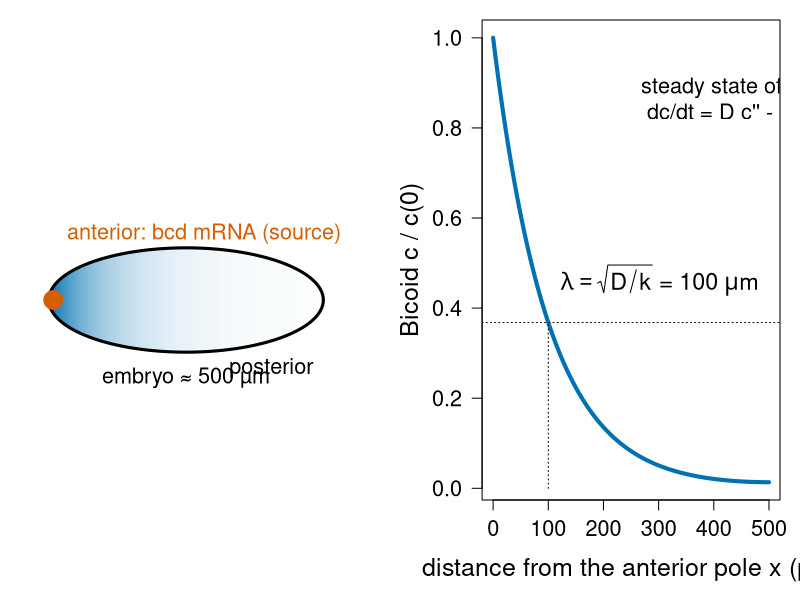
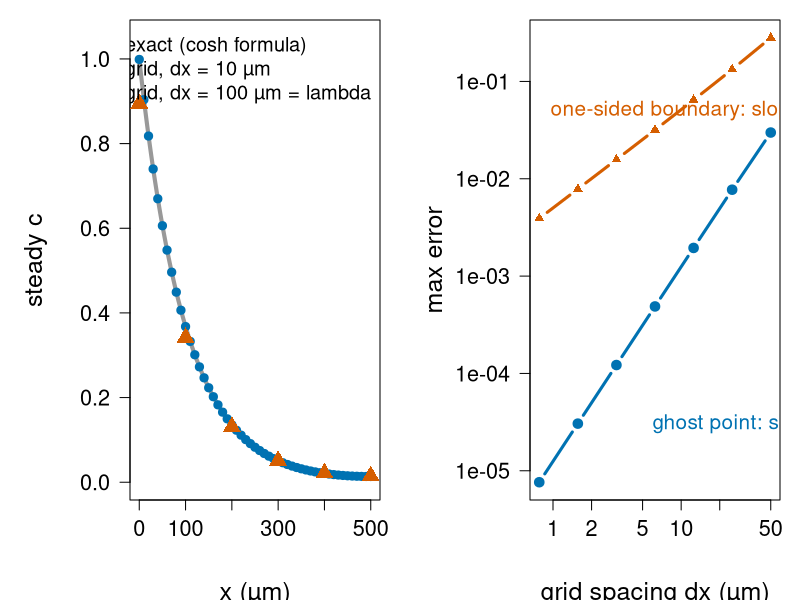
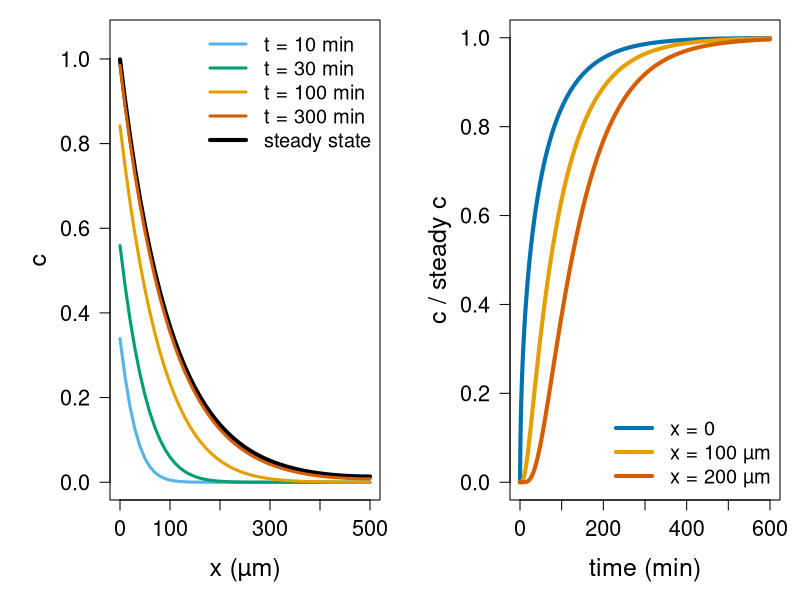
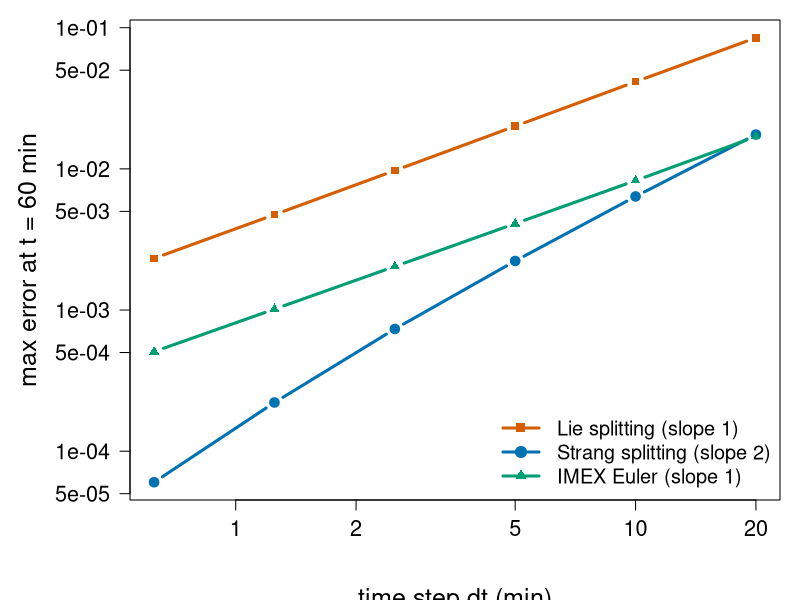
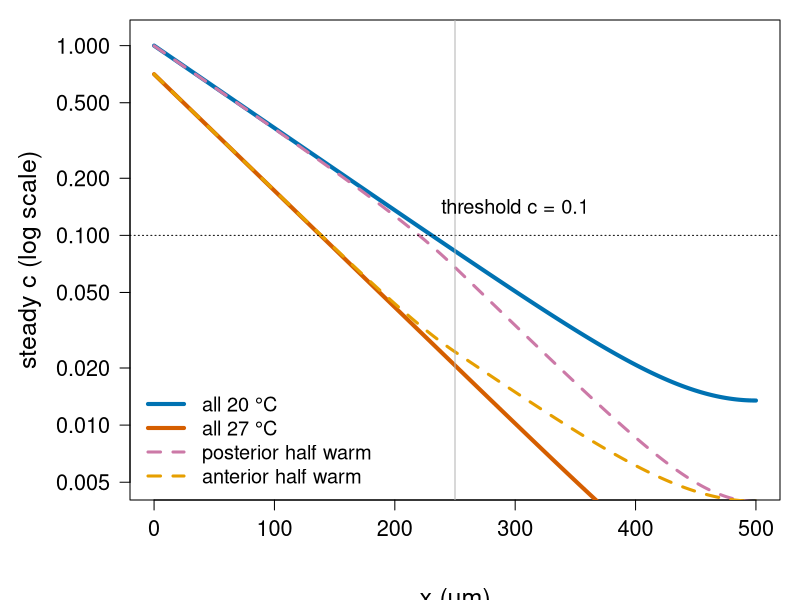
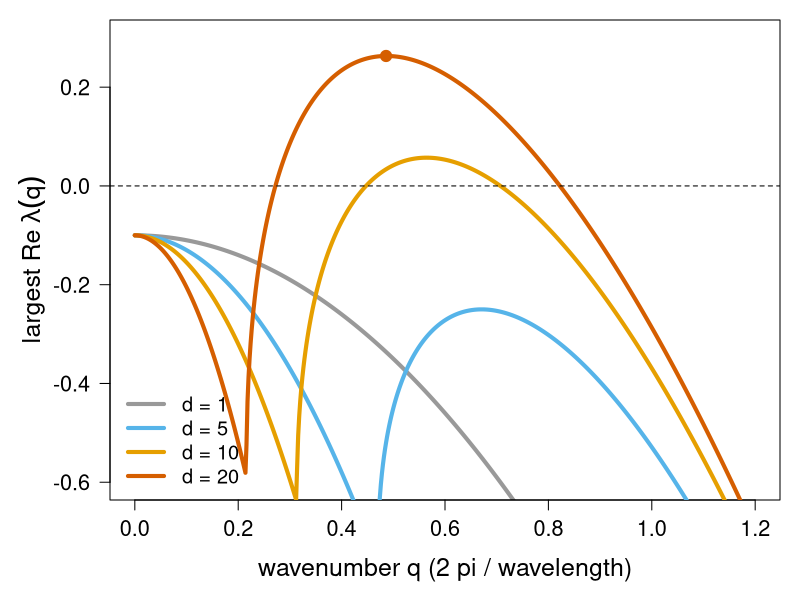
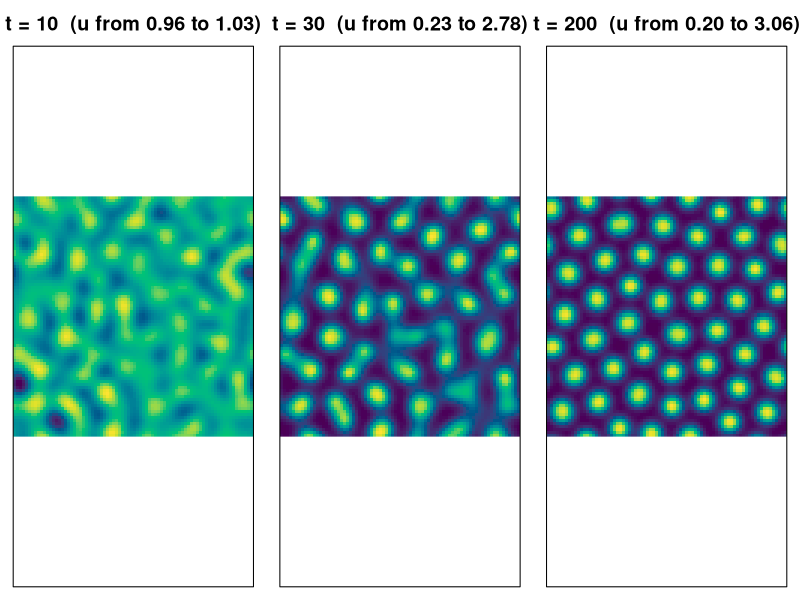
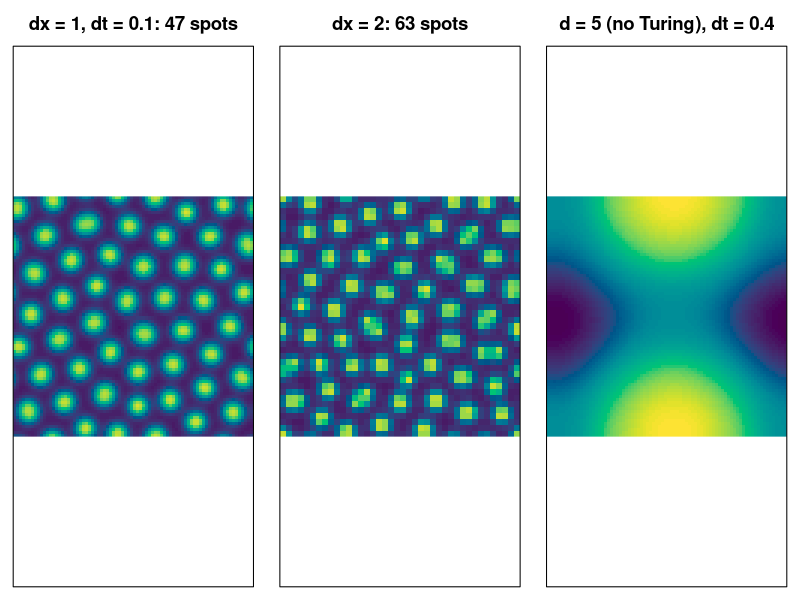

These figures' R source, in order:
# Figures for the reaction-diffusion/ unit ("Reaction-diffusion and pattern formation").
#
# Re-run by hand from this folder (it is NOT run by `quarto render`):
#   cd reaction-diffusion && Rscript make-reaction-diffusion-figs.R
#
# Base R graphics only (grDevices::svg) plus Matrix::expm for the exact
# sub-steps in fig04. Colours are Okabe-Ito (colour-blind safe). Takes about
# half a minute (the 2D runs). Makes:
#   fig01-bicoid.svg       embryo with an anterior source, and the exponential
#                          gradient with its decay length lambda
#   fig02-steady.svg       steady gradient on the grid vs the exact cosh formula,
#                          and error vs dx: ghost point (order 2) vs one-sided
#                          boundary (order 1)
#   fig03-formation.svg    the gradient forming (IMEX, dt = 1 min) and the
#                          time course at three positions
#   fig04-splitting.svg    error vs dt at t = 60 min: Lie, Strang, IMEX
#   fig05-tstep.svg        steady gradient with the temperature step (assumed
#                          rate changes) and where it crosses a threshold
#   fig06-dispersion.svg   largest growth rate vs wavenumber q (Schnakenberg)
#                          for several diffusion ratios d
#   fig07-turing.svg       the 2D pattern forming (u at t = 10, 30, 200)
#   fig08-artefacts.svg    converged pattern, coarse grid, and a "pattern"
#                          made by a too-large time step (d = 5: no Turing)
#
# All numbers are computed here with the same functions as on the slides.

oi <- c(orange = "#E69F00", sky = "#56B4E9", green = "#009E73",
        yellow = "#F0E442", blue = "#0072B2", red = "#D55E00",
        purple = "#CC79A7", grey = "#999999")

## ---- 1D synthesis-diffusion-degradation (units: µm, min) ----------------------

thomas <- function(a, b, c, d) {
  n <- length(d)
  for (i in 2:n) {
    w <- a[i] / b[i - 1]
    b[i] <- b[i] - w * c[i - 1]
    d[i] <- d[i] - w * d[i - 1]
  }
  x <- numeric(n)
  x[n] <- d[n] / b[n]
  for (i in (n - 1):1) x[i] <- (d[i] - c[i] * x[i + 1]) / b[i]
  x
}

D <- 100; k <- 0.01; L <- 500          # µm^2/min, 1/min, µm
lam <- sqrt(D / k); j <- D / lam        # lambda = 100 µm; c(0) close to 1
exact <- function(x) j * lam / D * cosh((L - x) / lam) / sinh(L / lam)

# nodes x_0..x_N, ghost points at both ends; returns the positive operator
# -D d2/dx2 as three diagonals and the boundary source vector
grid1d <- function(N) {
  dx <- L / N; r <- D / dx^2
  list(N = N, dx = dx, x = (0:N) * dx,
       lo = c(0, rep(-r, N - 1), -2 * r), di = rep(2 * r, N + 1),
       up = c(-2 * r, rep(-r, N - 1), 0), b = c(2 * j / dx, rep(0, N)))
}
steady <- function(N, kx = k, onesided = FALSE) {
  g <- grid1d(N); kx <- rep(kx, length.out = N + 1)
  di <- g$di + kx; up <- g$up; rhs <- g$b
  if (onesided) {                    # (c1 - c0)/dx = -j/D, first order
    di[1] <- 1; up[1] <- -1; rhs[1] <- j * g$dx / D
  }
  list(x = g$x, c = thomas(g$lo, di, up, rhs))
}
imex <- function(c, g, dt, nsteps, f) {
  for (n in seq_len(nsteps))
    c <- thomas(dt * g$lo, 1 + dt * g$di, dt * g$up, c + dt * (f(c) + g$b))
  c
}

## ---- fig01: Bicoid set-up --------------------------------------------------------

svg("fig01-bicoid.svg", width = 12, height = 5)
layout(matrix(1:2, 1), widths = c(1, 1.15))
par(mar = c(1, 1, 1, 1))
plot(NA, xlim = c(-30, 530), ylim = c(-150, 150), asp = 1, axes = FALSE, xlab = "", ylab = "")
th <- seq(0, 2 * pi, length.out = 300)
xs <- seq(0, 500, by = 2)
cols <- colorRampPalette(c("white", oi["blue"]))(101)
for (xx in xs) {
  hgt <- 95 * sqrt(pmax(0, 1 - ((xx - 250) / 250)^2))
  segments(xx, -hgt, xx, hgt, col = cols[1 + round(100 * exact(xx))], lwd = 2.2)
}
lines(250 + 250 * cos(th), 95 * sin(th), lwd = 3)
points(8, 0, pch = 19, cex = 2.5, col = oi["red"])
text(15, 120, "anterior: bcd mRNA (source)", pos = 4, cex = 1.3, col = oi["red"])
text(500, -125, "posterior", pos = 2, cex = 1.3)
text(250, -142, "embryo ≈ 500 µm", cex = 1.3)
par(mar = c(5, 5.5, 1, 1), cex.lab = 1.5, cex.axis = 1.3)
xx <- seq(0, 500, by = 2)
plot(xx, exact(xx), type = "l", lwd = 4, col = oi["blue"], las = 1,
     xlab = "distance from the anterior pole x (µm)", ylab = "Bicoid c / c(0)")
abline(h = exp(-1), lty = 3); segments(lam, 0, lam, exp(-1), lty = 3)
text(lam + 5, 0.45, expression(lambda == sqrt(D / k) ~ "=" ~ 100 ~ mu * m), pos = 4, cex = 1.4)
text(250, 0.85, "steady state of\n dc/dt = D c'' - k c", cex = 1.3, pos = 4)
dev.off()

## ---- fig02: steady state on the grid, and its order -------------------------------

s50 <- steady(50); s5 <- steady(5)
cat("steady N=50 max err", max(abs(s50$c - exact(s50$x))), "\n")
Ns <- c(10, 20, 40, 80, 160, 320, 640)
eg <- sapply(Ns, function(N) { s <- steady(N); max(abs(s$c - exact(s$x))) })
eo <- sapply(Ns, function(N) { s <- steady(N, onesided = TRUE); max(abs(s$c - exact(s$x))) })
print(rbind(dx = L / Ns, ghost = signif(eg, 3), onesided = signif(eo, 3)))
svg("fig02-steady.svg", width = 12, height = 5)
par(mfrow = c(1, 2), mar = c(5, 6.5, 1, 1), mgp = c(4.2, 1, 0), cex.lab = 1.5, cex.axis = 1.3)
plot(xx, exact(xx), type = "l", lwd = 4, col = "grey60", las = 1, ylim = c(0, 1.05),
     xlab = "x (µm)", ylab = "steady c")
points(s50$x, s50$c, pch = 19, col = oi["blue"], cex = 1.1)
points(s5$x, s5$c, pch = 17, col = oi["red"], cex = 1.8)
legend("topright", c("exact (cosh formula)", "grid, dx = 10 µm", "grid, dx = 100 µm = lambda"),
       lwd = c(4, NA, NA), pch = c(NA, 19, 17), col = c("grey60", oi["blue"], oi["red"]),
       cex = 1.2, bty = "n")
plot(L / Ns, eg, log = "xy", type = "b", pch = 19, lwd = 3, col = oi["blue"], las = 1,
     ylim = range(c(eg, eo)), xlab = "grid spacing dx (µm)", ylab = "max error")
lines(L / Ns, eo, type = "b", pch = 17, lwd = 3, col = oi["red"])
text(5, 3e-5, "ghost point: slope 2", pos = 4, cex = 1.25, col = oi["blue"])
text(0.8, 5e-2, "one-sided boundary: slope 1", pos = 4, cex = 1.25, col = oi["red"])
dev.off()

## ---- fig03: formation -------------------------------------------------------------

g <- grid1d(50)
fk <- function(c) -k * c
tt <- 0:600; ix <- c(1, 11, 21)
cs <- steady(50)$c
traj <- matrix(NA, length(tt), 3); c <- rep(0, 51); traj[1, ] <- 0
prof <- list()
for (s in 2:length(tt)) {
  c <- imex(c, g, 1, 1, fk); traj[s, ] <- c[ix] / cs[ix]
  if (tt[s] %in% c(10, 30, 100, 300)) prof[[as.character(tt[s])]] <- c
}
tau_num <- colSums(1 - traj) * 1                  # rectangle rule, dt = 1 min
cat("accumulation times (num, BE dt=1):", round(tau_num, 1), " formula:", (1 + c(0, 100, 200) / lam) / (2 * k), "\n")
svg("fig03-formation.svg", width = 12, height = 5)
par(mfrow = c(1, 2), mar = c(5, 5.5, 1, 1), cex.lab = 1.5, cex.axis = 1.3)
plot(g$x, cs, type = "l", lwd = 4, col = "black", las = 1, ylim = c(0, 1.05),
     xlab = "x (µm)", ylab = "c")
pc <- oi[c("sky", "green", "orange", "red")]
for (i in 1:4) lines(g$x, prof[[i]], lwd = 3, col = pc[i])
legend("topright", c(paste("t =", names(prof), "min"), "steady state"), lwd = c(3, 3, 3, 3, 4),
       col = c(pc, "black"), cex = 1.2, bty = "n")
plot(tt, traj[, 1], type = "l", lwd = 4, col = oi["blue"], ylim = c(0, 1), las = 1,
     xlab = "time (min)", ylab = "c / steady c")
lines(tt, traj[, 2], lwd = 4, col = oi["orange"]); lines(tt, traj[, 3], lwd = 4, col = oi["red"])
legend("bottomright", c("x = 0", "x = 100 µm", "x = 200 µm"), lwd = 4,
       col = oi[c("blue", "orange", "red")], cex = 1.2, bty = "n")
dev.off()

## ---- fig04: splitting error -----------------------------------------------------------
## A = diffusion matrix with ghost points (incl. the boundary flux, as an affine
## flow done exactly with expm of an augmented matrix); reaction -k(x) c done
## exactly. Reference: expm of the full linear system.

library(Matrix)
x <- g$x; m <- 51
A <- matrix(0, m, m); A[cbind(1:m, 1:m)] <- -g$di
A[cbind(2:m, 1:(m - 1))] <- -g$lo[-1]; A[cbind(1:(m - 1), 2:m)] <- -g$up[-m]
kx <- ifelse(x < L / 2, 0.01, 0.02)
M <- A - diag(kx); csx <- -solve(M, g$b)
tend <- 60
cref <- csx + as.vector(as.matrix(expm(Matrix(M * tend))) %*% (0 - csx))
Aug <- rbind(cbind(A, g$b), 0)
hs <- c(20, 10, 5, 2.5, 1.25, 0.625)
errs <- t(sapply(hs, function(h) {
  E <- as.matrix(expm(Matrix(Aug * h))); dif <- function(c) as.vector(E %*% c(c, 1))[1:m]
  c1 <- c2 <- c3 <- rep(0, m)
  for (s in seq_len(tend / h)) {
    c1 <- exp(-kx * h) * dif(c1)                         # Lie
    c2 <- exp(-kx * h / 2) * dif(exp(-kx * h / 2) * c2)  # Strang
    c3 <- imex(c3, g, h, 1, function(c) -kx * c)         # IMEX
  }
  c(max(abs(c1 - cref)), max(abs(c2 - cref)), max(abs(c3 - cref)))
}))
print(cbind(dt = hs, signif(errs, 3)))
svg("fig04-splitting.svg", width = 8, height = 5.5)
par(mar = c(5, 6.5, 1, 1), mgp = c(4.5, 1, 0), cex.lab = 1.5, cex.axis = 1.3)
matplot(hs, errs, log = "xy", type = "b", pch = c(15, 19, 17), lty = 1, lwd = 3,
        col = oi[c("red", "blue", "green")], las = 1,
        xlab = "time step dt (min)", ylab = "max error at t = 60 min")
legend("bottomright", c("Lie splitting (slope 1)", "Strang splitting (slope 2)", "IMEX Euler (slope 1)"),
       pch = c(15, 19, 17), lwd = 3, col = oi[c("red", "blue", "green")], cex = 1.2, bty = "n")
dev.off()

## ---- fig05: temperature step ----------------------------------------------------------
## Assumed: in the warm (27 °C) half, k is 2x its 20 °C value; D and the
## influx j are unchanged (the ~20 % change of D is ignored, see the notes).

N5 <- 500; x5 <- (0:N5) * L / N5
s_cold <- steady(N5, 0.01)
s_warm <- steady(N5, 0.02)
s_pw <- steady(N5, ifelse(x5 < L / 2, 0.01, 0.02))
s_aw <- steady(N5, ifelse(x5 < L / 2, 0.02, 0.01))
xT <- function(s, thr = 0.1) approx(s$c, s$x, thr)$y
cat("threshold 0.1 at: cold", xT(s_cold), "warm", xT(s_warm), "post warm", xT(s_pw), "ant warm", xT(s_aw), "\n")
svg("fig05-tstep.svg", width = 10, height = 5.2)
par(mar = c(5, 6.5, 1, 1), mgp = c(4.5, 1, 0), cex.lab = 1.5, cex.axis = 1.3)
plot(s_cold$x, s_cold$c, type = "l", lwd = 4, col = oi["blue"], log = "y", ylim = c(0.005, 1.1),
     las = 1, xlab = "x (µm)", ylab = "steady c (log scale)")
lines(s_warm$x, s_warm$c, lwd = 4, col = oi["red"])
lines(s_pw$x, s_pw$c, lwd = 3, lty = 2, col = oi["purple"])
lines(s_aw$x, s_aw$c, lwd = 3, lty = 2, col = oi["orange"])
abline(h = 0.1, lty = 3); abline(v = L / 2, col = "grey70")
legend("bottomleft", c("all 20 °C", "all 27 °C", "posterior half warm", "anterior half warm"),
       lwd = c(4, 4, 3, 3), lty = c(1, 1, 2, 2), col = oi[c("blue", "red", "purple", "orange")],
       cex = 1.2, bty = "n")
text(300, 0.115, "threshold c = 0.1", pos = 3, cex = 1.2)
dev.off()

## ---- Schnakenberg: dispersion relation -------------------------------------------

a <- 0.1; b <- 0.9; us <- a + b; vs <- b / us^2
J <- matrix(c(-1 + 2 * us * vs, -2 * us * vs, us^2, -us^2), 2)
growth <- function(q, d) sapply(q, function(qq) max(Re(eigen(J - qq^2 * diag(c(1, d)))$values)))
q <- seq(0, 1.2, by = 0.002)
svg("fig06-dispersion.svg", width = 9, height = 5.2)
par(mar = c(5, 5.5, 1, 1), cex.lab = 1.5, cex.axis = 1.3)
ds <- c(1, 5, 10, 20); dc <- oi[c("grey", "sky", "orange", "red")]
plot(q, growth(q, 1), type = "l", lwd = 4, col = dc[1], ylim = c(-0.6, 0.3), las = 1,
     xlab = "wavenumber q (2 pi / wavelength)", ylab = expression("largest Re " * lambda(q)))
for (i in 2:4) lines(q, growth(q, ds[i]), lwd = 4, col = dc[i])
abline(h = 0, lty = 2)
g20 <- growth(q, 20); qm <- q[which.max(g20)]
cat("d = 20: fastest q", qm, "wavelength", 2 * pi / qm, "rate", max(g20), "band", range(q[g20 > 0]), "\n")
points(qm, max(g20), pch = 19, cex = 1.5, col = oi["red"])
legend("bottomleft", paste("d =", ds), lwd = 4, col = dc, cex = 1.2, bty = "n")
dev.off()

## ---- 2D Turing simulation (IMEX, FFT for the implicit 5-point diffusion) -----------

lcg <- function(n, seed = 1) {
  z <- numeric(n); s <- seed
  for (i in seq_len(n)) { s <- (16807 * s) %% 2147483647; z[i] <- s / 2147483647 }
  z
}
schnak <- function(N, dt, tend, d = 20, Lbox = 80) {
  dx <- Lbox / N; s <- 4 / dx^2 * sin(pi * (0:(N - 1)) / N)^2
  kap <- outer(s, s, "+")
  z <- lcg(2 * N^2) - 0.5
  u <- matrix(1 + 0.02 * z[1:N^2], N); v <- matrix(0.9 + 0.02 * z[-(1:N^2)], N)
  sd <- function(w, Dw) Re(fft(fft(w) / (1 + dt * Dw * kap), inverse = TRUE)) / N^2
  for (n in seq_len(round(tend / dt))) {
    f <- a - u + u^2 * v; g <- b - u^2 * v
    u <- sd(u + dt * f, 1); v <- sd(v + dt * g, d)
  }
  u
}
spots <- function(u) {
  N <- nrow(u); ismax <- u > mean(u)
  for (i in -1:1) for (jj in -1:1) if (i != 0 || jj != 0)
    ismax <- ismax & u > u[(0:(N - 1) + i) %% N + 1, (0:(N - 1) + jj) %% N + 1]
  sum(ismax)
}
pal <- hcl.colors(64, "viridis")
img <- function(u, main, zl = c(0, 3.3)) {
  N <- nrow(u); xx <- (1:N - 0.5) * 80 / N
  image(xx, xx, pmin(pmax(u, zl[1]), zl[2]), col = pal, zlim = zl, asp = 1, axes = FALSE, useRaster = TRUE,
        xlab = "", ylab = "", main = main)
  box()
}
svg("fig07-turing.svg", width = 12, height = 4.4)
par(mfrow = c(1, 3), mar = c(1, 1, 3.5, 1), cex.main = 1.8)
for (te in c(10, 30, 200)) {
  u <- schnak(80, 0.1, te)
  img(u, sprintf("t = %d  (u from %.2f to %.2f)", te, min(u), max(u)), zl = range(u))
}
dev.off()

u_ref <- schnak(80, 0.1, 200); u_co <- schnak(40, 0.1, 200); u_fi <- schnak(160, 0.1, 200)
u_d5 <- schnak(80, 0.4, 150, d = 5); u_d5ok <- schnak(80, 0.1, 150, d = 5)
cat("spots: dx=1", spots(u_ref), " dx=2", spots(u_co), " dx=0.5", spots(u_fi), "\n")
cat("d=5 dt=0.4 range", range(u_d5), "  d=5 dt=0.1 range", range(u_d5ok), "\n")
svg("fig08-artefacts.svg", width = 12, height = 4.4)
par(mfrow = c(1, 3), mar = c(1, 1, 3.5, 1), cex.main = 1.7)
img(u_ref, sprintf("dx = 1, dt = 0.1: %d spots", spots(u_ref)))
img(u_co, sprintf("dx = 2: %d spots", spots(u_co)))
img(u_d5, "d = 5 (no Turing), dt = 0.4", zl = range(u_d5))
dev.off()
